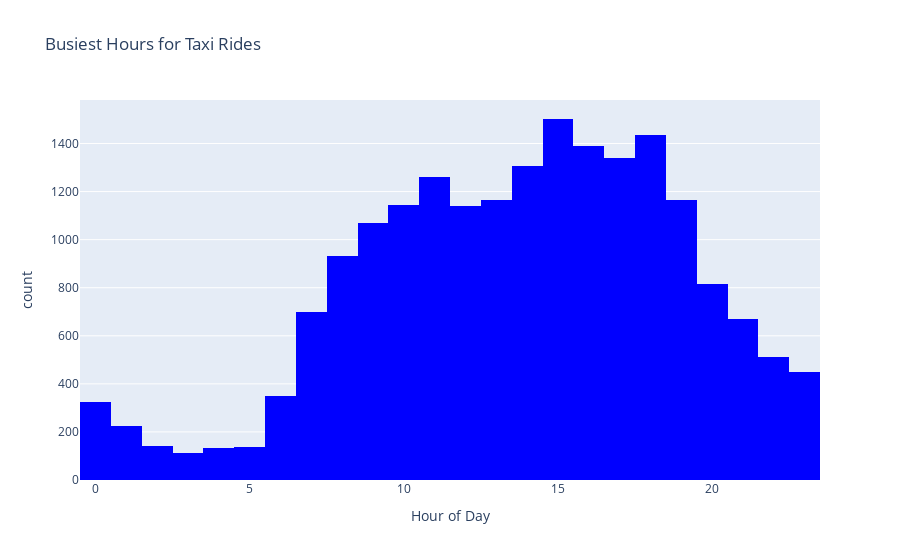
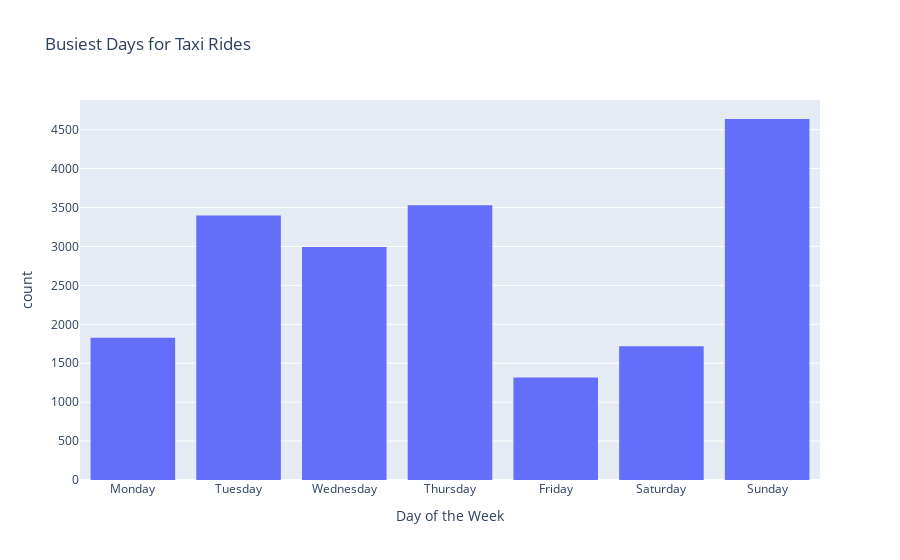
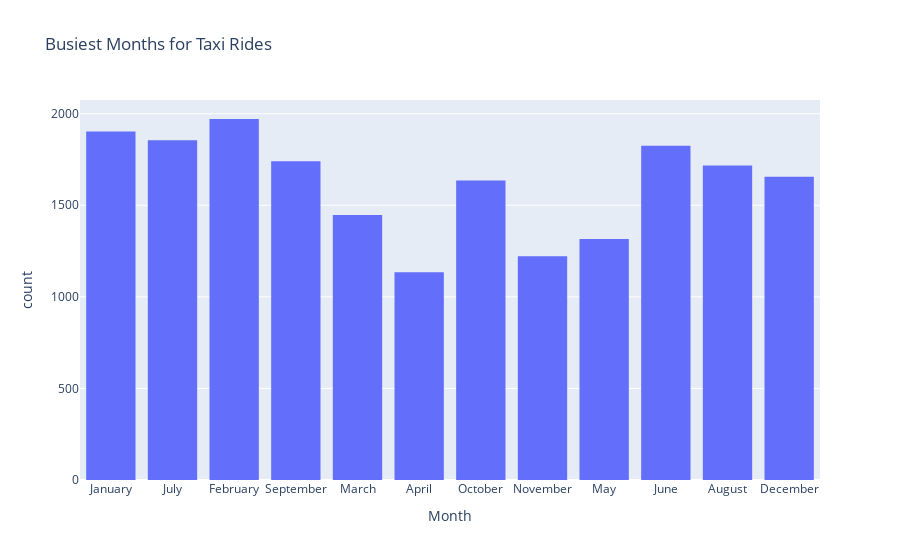

Notebook code for these charts, in order:
### Markdown cell above
## What are the busiest hours, days, or months for taxi rides?

### Code cell
df['lpep_pickup_datetime'] = pd.to_datetime(df['lpep_pickup_datetime'], errors='coerce')

# Extract hour, day, and month
df['hour'] = df['lpep_pickup_datetime'].dt.hour
df['day_of_week'] = df['lpep_pickup_datetime'].dt.day_name()
df['month'] = df['lpep_pickup_datetime'].dt.month_name()


fig_hour = px.histogram(df,x="hour",title="Busiest Hours for Taxi Rides",labels={"hour": "Hour of Day"},template="plotly",
    color_discrete_sequence=["blue"],nbins=24)

fig_day = px.histogram(df,x="day_of_week",title="Busiest Days for Taxi Rides",labels={"day_of_week": "Day of the Week"},
    template="plotly",
    category_orders={"day_of_week": ["Monday", "Tuesday", "Wednesday", "Thursday", "Friday", "Saturday", "Sunday"]}
)

fig_month = px.histogram(df,x="month",title="Busiest Months for Taxi Rides",labels={"month": "Month"},
    template="plotly")

fig_hour.show()
fig_day.show()
fig_month.show()

### Figure 1 — Plotly figure (JSON) as saved in the notebook; plotly's stock layout.template omitted (floating-point values rounded to 4 significant figures; data arrays with more than 128 entries replaced by an {"elided": "..."} marker saying what was removed)
{"data": [{"alignmentgroup": "True", "bingroup": "x", "hovertemplate": "Hour of Day=%{x}<br>count=%{y}<extra></extra>", "legendgroup": "", "marker": {"color": "blue", "pattern": {"shape": ""}}, "name": "", "nbinsx": 24, "offsetgroup": "", "orientation": "v", "showlegend": false, "type": "histogram", "x": {"elided": "19421 int values"}, "xaxis": "x", "yaxis": "y"}], "layout": {"barmode": "relative", "legend": {"tracegroupgap": 0}, "title": {"text": "Busiest Hours for Taxi Rides"}, "xaxis": {"anchor": "y", "domain": [0, 1], "title": {"text": "Hour of Day"}}, "yaxis": {"anchor": "x", "domain": [0, 1], "title": {"text": "count"}}}}

### Figure 2 — Plotly figure (JSON) as saved in the notebook; plotly's stock layout.template omitted (floating-point values rounded to 4 significant figures; data arrays with more than 128 entries replaced by an {"elided": "..."} marker saying what was removed)
{"data": [{"alignmentgroup": "True", "bingroup": "x", "hovertemplate": "Day of the Week=%{x}<br>count=%{y}<extra></extra>", "legendgroup": "", "marker": {"color": "#636efa", "pattern": {"shape": ""}}, "name": "", "offsetgroup": "", "orientation": "v", "showlegend": false, "type": "histogram", "x": {"elided": "19421 str values"}, "xaxis": "x", "yaxis": "y"}], "layout": {"barmode": "relative", "legend": {"tracegroupgap": 0}, "title": {"text": "Busiest Days for Taxi Rides"}, "xaxis": {"anchor": "y", "categoryarray": ["Monday", "Tuesday", "Wednesday", "Thursday", "Friday", "Saturday", "Sunday"], "categoryorder": "array", "domain": [0, 1], "title": {"text": "Day of the Week"}}, "yaxis": {"anchor": "x", "domain": [0, 1], "title": {"text": "count"}}}}

### Figure 3 — Plotly figure (JSON) as saved in the notebook; plotly's stock layout.template omitted (floating-point values rounded to 4 significant figures; data arrays with more than 128 entries replaced by an {"elided": "..."} marker saying what was removed)
{"data": [{"alignmentgroup": "True", "bingroup": "x", "hovertemplate": "Month=%{x}<br>count=%{y}<extra></extra>", "legendgroup": "", "marker": {"color": "#636efa", "pattern": {"shape": ""}}, "name": "", "offsetgroup": "", "orientation": "v", "showlegend": false, "type": "histogram", "x": {"elided": "19421 str values"}, "xaxis": "x", "yaxis": "y"}], "layout": {"barmode": "relative", "legend": {"tracegroupgap": 0}, "title": {"text": "Busiest Months for Taxi Rides"}, "xaxis": {"anchor": "y", "domain": [0, 1], "title": {"text": "Month"}}, "yaxis": {"anchor": "x", "domain": [0, 1], "title": {"text": "count"}}}}
